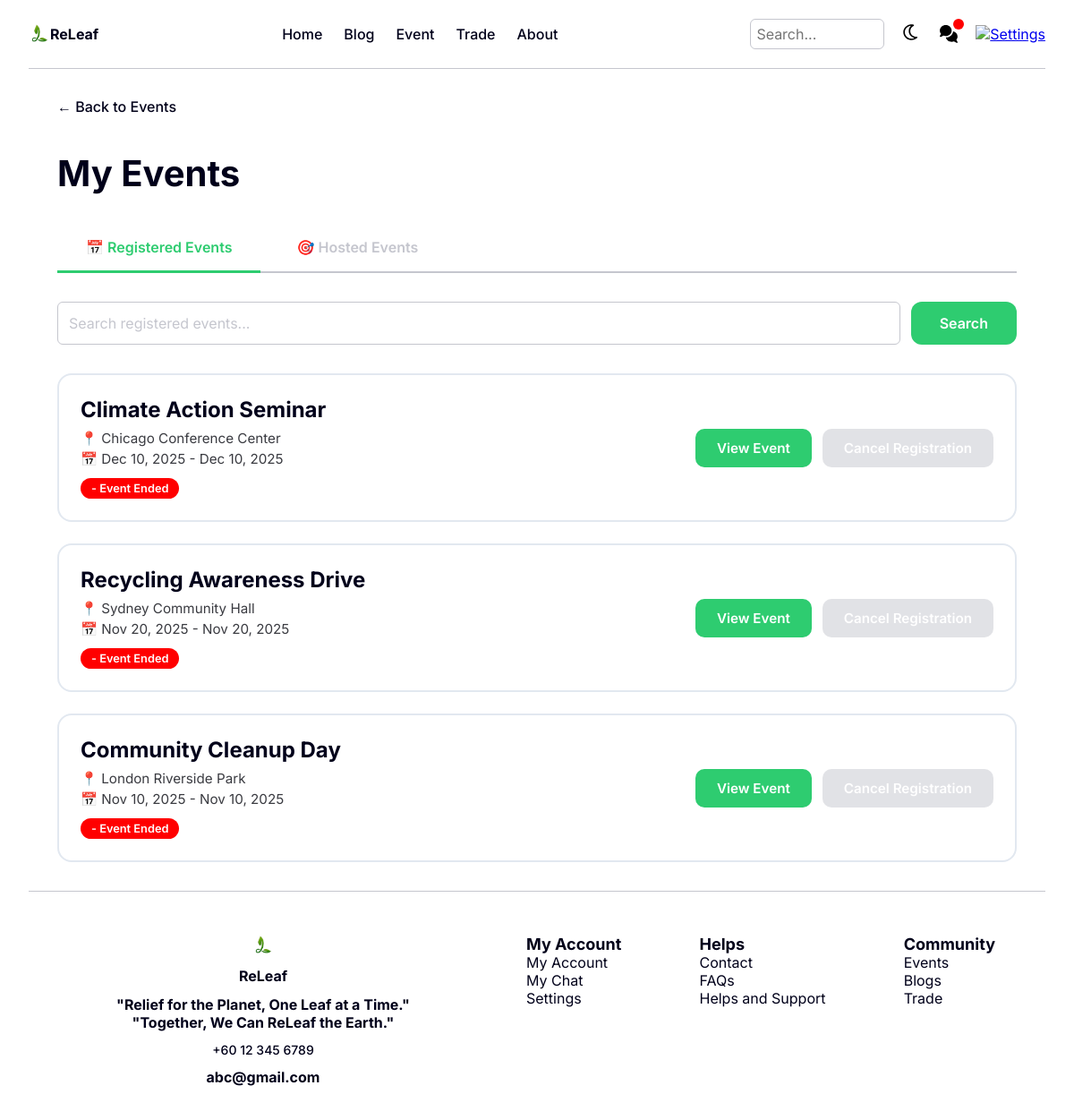
The app's page /pages/MemberPages/myEvents.php (signed in) with its own data.
### tables this page shows
CREATE TABLE `tblregistration` (
  `registrationID` int(11) NOT NULL,
  `eventID` int(11) NOT NULL,
  `userID` int(11) NOT NULL,
  `datetimeRegistered` datetime NOT NULL DEFAULT current_timestamp(),
  `status` enum('active','cancelled') NOT NULL DEFAULT 'active'
);

CREATE TABLE `tblevents` (
  `eventID` int(11) NOT NULL,
  `userID` int(11) NOT NULL,
  `title` varchar(255) NOT NULL,
  `duration` int(11) NOT NULL,
  `day` int(11) NOT NULL,
  `startDate` date NOT NULL,
  `endDate` date NOT NULL,
  `time` time NOT NULL,
  `timeZone` varchar(50) NOT NULL,
  `location` varchar(255) NOT NULL,
  `country` varchar(100) NOT NULL,
  `description` text NOT NULL,
  `mode` enum('online','physical','hybrid') NOT NULL,
  `type` enum('talk','workshop','seminar','clean-up','campaign','competition','tree-planting','other') DEFAULT NULL,
  `status` enum('open','closed','cancelled') DEFAULT 'open',
  `maxPax` int(11) NOT NULL,
  `datePosted` datetime NOT NULL,
  `bannerFilePath` varchar(500) DEFAULT NULL
);

### php/sessionCheck.php (called while the page is built, shortened)
<?php
include("dbConn.php");
$userType = $_SESSION['userType'] ?? 'member';
$isAdmin = ($userType === 'admin');
$userID = $_SESSION['userID'];
if (!$isAdmin) {
    $unread_query = "SELECT COUNT(*) as unread_count
                    FROM tblmessages
                    WHERE receiverID = '$userID' AND isRead = FALSE";
    $unread_result = mysqli_query($connection, $unread_query);
    if ($unread_result) {
        $unread_data = mysqli_fetch_assoc($unread_result);
        $unread_count = $unread_data['unread_count'];
    }
}
?>

### pages/MemberPages/myEvents.php (the view, shortened to what this page needs)
<?php
    include("../../php/dbConn.php");
    include("../../php/sessionCheck.php");
    $search = $_GET['searchRegistered'] ?? '';
    $registeredSql = "
        SELECT r.*, e.*
        FROM tblregistration r
        JOIN tblevents e ON r.eventID = e.eventID
        WHERE r.userID = '$userID' AND r.status = 'active' AND e.title LIKE '%$search%'
        ORDER BY e.startDate DESC
    ";
    $registeredEvents = mysqli_query($connection, $registeredSql);
?>
<!DOCTYPE html>
<html lang="en">
<head>
    <link rel="stylesheet" href="../../style/style.css">
</head>
<body>
    <header>
        <section class="c-logo-section">
            <a href="../../pages/<?php echo $isAdmin ? 'adminPages/adminIndex.php' : 'MemberPages/memberIndex.php'; ?>" class="c-logo-link">
                <img src="../../assets/images/Logo.png" alt="Logo" class="c-logo">
                <div class="c-text">ReLeaf</div>
            </a>
        </section>
        <nav class="c-navbar-desktop">
            <?php if ($isAdmin): ?>
                <a href="../../pages/adminPages/adminIndex.php">Dashboard</a>
                <a href="../../pages/CommonPages/mainBlog.php">Blog</a>
                <a href="../../pages/CommonPages/mainEvent.php">Event</a>
                <a href="../../pages/CommonPages/mainTrade.php">Trade</a>
                <a href="../../pages/CommonPages/mainFAQ.php">FAQs</a>
                <a href="../../pages/adminPages/aHelpTicket.php">Help</a>
            <?php else: ?>
                <a href="../../pages/MemberPages/memberIndex.php">Home</a>
                <a href="../../pages/CommonPages/mainBlog.php">Blog</a>
                <a href="../../pages/CommonPages/mainEvent.php">Event</a>
                <a href="../../pages/CommonPages/mainTrade.php">Trade</a>
                <a href="../../pages/CommonPages/aboutUs.php">About</a>
            <?php endif; ?>
        </nav>
        <section class="c-navbar-more">
            <input type="text" placeholder="Search..." id="searchBar" class="search-bar">
            <button id="themeToggle2">
                <img src="../../assets/images/light-mode-icon.svg" alt="Light Mode Icon">
            </button>
            <?php if ($isAdmin): ?>
                <a href="../../pages/adminPages/aProfile.php">
                    <img src="../../assets/images/profile-light.svg" alt="Profile" id="profileImg">
                </a>
            <?php else: ?>
                <a href="../../pages/MemberPages/mChat.php" class="c-chatbox" id="chatboxDesktop">
                    <img src="../../assets/images/chat-light.svg" alt="Chatbox" id="chatImg">
                    <?php if ($unread_count > 0): ?>
                        <span class="c-notification-badge" id="chatBadgeDesktop"></span>
                    <?php endif; ?>
                </a>
                <a href="../../pages/MemberPages/mSetting.php">
                    <img src="../../assets/images/setting-light.svg" alt="Settings" id="settingImg">
                </a>
            <?php endif; ?>
        </section>
    </header>
    <hr>
    <main class="content" id="content">
        <section class="my-events-container">
            <a href="../../pages/CommonPages/mainEvent.php" class="back-button">← Back to Events</a>
            <div class="my-events-header">
                <h1>My Events</h1>
            </div>
            <div class="event-tabs">
                <button class="event-tab-btn active" data-tab="registered">
                    📅 Registered Events
                </button>
                <button class="event-tab-btn" data-tab="hosted">
                    🎯 Hosted Events
                </button>
            </div>
            <div id="registered" class="event-tab-content active">
                <form method="GET" class="event-search-form">
                    <input
                        type="text"
                        name="searchRegistered"
                        class="c-input event-search-input"
                        placeholder="Search registered events..."
                        value="<?php echo htmlspecialchars($search); ?>"
                    >
                    <button type="submit" class="event-search-btn">Search</button>
                </form>
                <div class="event-list">
                    <?php if (mysqli_num_rows($registeredEvents) === 0): ?>
                        <div class="empty-state">
                            <div class="empty-state-icon">📅</div>
                            <h3>No registered events found</h3>
                            <p>Start exploring and register for exciting events!</p>
                        </div>
                    <?php else: ?>
                        <?php while ($event = mysqli_fetch_assoc($registeredEvents)):
                            $isPast = strtotime($event['endDate']) < time();
                        ?>
                        <div class="event-card">
                            <div class="event-card-info">
                                <h3><?php echo htmlspecialchars($event['title']); ?></h3>
                                <div class="event-card-detail">
                                    📍 <?php echo htmlspecialchars($event['location']); ?>
                                </div>
                                <div class="event-card-detail">
                                    📅 <?php echo date('M d, Y', strtotime($event['startDate'])); ?> -
                                    <?php echo date('M d, Y', strtotime($event['endDate'])); ?>
                                </div>
                                <?php if ($isPast): ?>
                                    <span class="event-status-badge">- Event Ended</span>
                                <?php endif; ?>
                            </div>
                            <div class="event-card-actions">
                                <a href="../../pages/CommonPages/joinEvent.php?id=<?php echo $event['eventID']; ?>"
                                    class="event-btn event-btn-view">
                                    View Event
                                </a>
                                <form method="POST" action="myEvents.php" style="display:inline;">
                                    <button type="submit" class="event-btn event-btn-cancel"
                                        <?php echo $isPast ? 'disabled' : ''; ?>
                                        onclick="return confirm('Are you sure you want to cancel this registration?');">
                                        Cancel Registration
                                    </button>
                                </form>
                            </div>
                        </div>
                        <?php endwhile; ?>
                    <?php endif; ?>
                </div>
            </div>
        </section>
    </main>
    <hr>
    <footer>
        <section class="c-footer-info-section">
            <img src="../../assets/images/Logo.png" alt="Logo" class="c-logo">
            <div class="c-text">ReLeaf</div>
            <div class="c-text c-text-center">
                "Relief for the Planet, One Leaf at a Time."
                <br>
                "Together, We Can ReLeaf the Earth."
            </div>
            <div class="c-text c-text-label">
                +60 12 345 6789
            </div>
            <div class="c-text">
                abc@gmail.com
            </div>
        </section>
        <section class="c-footer-links-section">
            <div>
                <b>My Account</b><br>
                <a href="../../pages/MemberPages/mProfile.php">My Account</a><br>
                <a href="../../pages/MemberPages/mChat.php">My Chat</a><br>
                <a href="../../pages/MemberPages/mSetting.php">Settings</a>
            </div>
            <div>
                <b>Helps</b><br>
                <a href="../../pages/CommonPages/aboutUs.php">Contact</a><br>
                <a href="../../pages/CommonPages/mainFAQ.php">FAQs</a><br>
                <a href="../../pages/MemberPages/mContactSupport.php">Helps and Support</a>
            </div>
            <div>
                <b>Community</b><br>
                <a href="../../pages/CommonPages/mainEvent.php">Events</a><br>
                <a href="../../pages/CommonPages/mainBlog.php">Blogs</a><br>
                <a href="../../pages/CommonPages/mainTrade.php">Trade</a>
            </div>
        </section>
    </footer>
</body>
</html>

### pages/MemberPages/myEvents.php (style rules this page uses)
.back-button { display: inline-flex; align-items: center; gap: 0.5rem; color: var(--text-color); text-decoration: none; font-weight: 500; margin-bottom: 1.5rem; border-radius: 8px; transition: all 0.2s ease; }
.my-events-container { max-width: 1200px; margin: 2rem auto; padding: 0 2rem; }
.my-events-header { margin-top: 1rem; margin-bottom: 2rem; }
.my-events-header h1 { font-size: 2.5rem; font-weight: 700; color: var(--text-color); }
.event-tabs { display: flex; gap: 0.5rem; margin-bottom: 2rem; border-bottom: 2px solid var(--Gray); }
.event-tab-btn { padding: 1rem 2rem; background: transparent; border: none; border-bottom: 3px solid transparent; cursor: pointer; font-size: 1rem; font-weight: 600; color: var(--Gray); transition: all 0.3s ease; position: relative; margin-bottom: -2px; }
.event-tab-btn.active { color: var(--MainGreen); border-bottom-color: var(--MainGreen); }
.event-tab-content { display: none; animation: fadeIn 0.3s ease; }
.event-tab-content.active { display: block; }
.event-search-form { display: flex; gap: 0.75rem; margin-bottom: 2rem; }
.event-search-input { flex: 1; transition: all 0.3s ease; }
.event-search-btn { padding: 0.875rem 2rem; background: var(--MainGreen); color: var(--White); border: none; border-radius: 12px; cursor: pointer; font-weight: 600; font-size: 1rem; transition: all 0.3s ease; }
.event-list { display: grid; gap: 1.5rem; }
.event-card { background: var(--bg-color); border: 2px solid var(--border-color); border-radius: 16px; padding: 1.5rem; display: flex; justify-content: space-between; align-items: center; gap: 1.5rem; transition: all 0.3s ease; }
.event-card-info h3 { font-size: 1.5rem; font-weight: 700; color: var(--text-color); margin-bottom: 0.5rem; }
.event-card-detail { display: flex; align-items: center; gap: 0.5rem; color: var(--DarkerGray); margin-bottom: 0.25rem; font-size: 0.95rem; }
.event-status-badge { display: inline-block; padding: 0.25rem 0.75rem; background: var(--Red); color: var(--White); border-radius: 20px; font-size: 0.8rem; font-weight: 600; margin-top: 0.5rem; }
.event-card-actions { display: flex; gap: 0.75rem; flex-shrink: 0; }
.event-btn { padding: 0.75rem 1.5rem; border: none; border-radius: 10px; cursor: pointer; font-weight: 600; font-size: 0.95rem; text-decoration: none; display: inline-block; transition: all 0.3s ease; }
.event-btn-view { background: var(--MainGreen); color: var(--White); }
.event-btn-cancel { background: var(--Red); color: var(--White); }
.event-btn-cancel:disabled { background: var(--Gray); cursor: not-allowed; opacity: 0.5; }

### records on screen
tblregistration: eventID.title "Climate Action Seminar", eventID.location "Chicago Conference Center", eventID.startDate "Dec 10, 2025", eventID.endDate "Dec 10, 2025"
tblregistration: eventID.title "Recycling Awareness Drive", eventID.location "Sydney Community Hall", eventID.startDate "Nov 20, 2025", eventID.endDate "Nov 20, 2025"
tblregistration: eventID.title "Community Cleanup Day", eventID.location "London Riverside Park", eventID.startDate "Nov 10, 2025", eventID.endDate "Nov 10, 2025"
